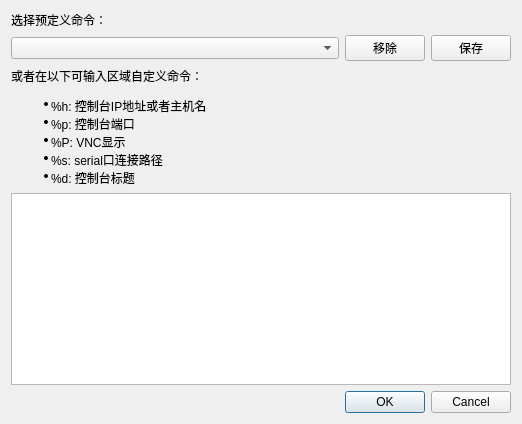
<?xml version="1.0" encoding="UTF-8"?>
<ui version="4.0">
 <class>uiConsoleCommandDialog</class>
 <widget class="QDialog" name="uiConsoleCommandDialog">
  <property name="geometry">
   <rect>
    <x>0</x>
    <y>0</y>
    <width>524</width>
    <height>350</height>
   </rect>
  </property>
  <property name="sizePolicy">
   <sizepolicy hsizetype="Preferred" vsizetype="Preferred">
    <horstretch>0</horstretch>
    <verstretch>0</verstretch>
   </sizepolicy>
  </property>
  <property name="minimumSize">
   <size>
    <width>0</width>
    <height>0</height>
   </size>
  </property>
  <property name="windowTitle">
   <string>命令</string>
  </property>
  <property name="modal">
   <bool>true</bool>
  </property>
  <layout class="QVBoxLayout" name="verticalLayout">
   <property name="sizeConstraint">
    <enum>QLayout::SetFixedSize</enum>
   </property>
   <item>
    <widget class="QLabel" name="label_2">
     <property name="text">
      <string>选择预定义命令：</string>
     </property>
    </widget>
   </item>
   <item>
    <layout class="QHBoxLayout" name="horizontalLayout">
     <item>
      <widget class="QComboBox" name="uiCommandComboBox">
       <property name="sizePolicy">
        <sizepolicy hsizetype="Expanding" vsizetype="Fixed">
         <horstretch>0</horstretch>
         <verstretch>0</verstretch>
        </sizepolicy>
       </property>
      </widget>
     </item>
     <item>
      <widget class="QPushButton" name="uiRemovePushButton">
       <property name="text">
        <string>移除</string>
       </property>
      </widget>
     </item>
     <item>
      <widget class="QPushButton" name="uiSavePushButton">
       <property name="text">
        <string>保存</string>
       </property>
      </widget>
     </item>
    </layout>
   </item>
   <item>
    <widget class="QLabel" name="label">
     <property name="text">
      <string>&lt;html&gt;&lt;head/&gt;&lt;body&gt;&lt;p&gt;或者在以下可输入区域自定义命令：&lt;/p&gt;&lt;ul style=&quot;margin-top: 0px; margin-bottom: 0px; margin-left: 0px; margin-right: 0px; -qt-list-indent: 1;&quot;&gt;&lt;li style=&quot; margin-top:12px; margin-bottom:0px; margin-left:0px; margin-right:0px; -qt-block-indent:0; text-indent:0px;&quot;&gt;%h: 控制台IP地址或者主机名&lt;/li&gt;&lt;li style=&quot; margin-top:0px; margin-bottom:0px; margin-left:0px; margin-right:0px; -qt-block-indent:0; text-indent:0px;&quot;&gt;%p: 控制台端口&lt;/li&gt;&lt;li style=&quot; margin-top:0px; margin-bottom:0px; margin-left:0px; margin-right:0px; -qt-block-indent:0; text-indent:0px;&quot;&gt;%P: VNC显示&lt;/li&gt;&lt;li style=&quot; margin-top:0px; margin-bottom:0px; margin-left:0px; margin-right:0px; -qt-block-indent:0; text-indent:0px;&quot;&gt;%s: serial口连接路径&lt;/li&gt;&lt;li style=&quot; margin-top:0px; margin-bottom:12px; margin-left:0px; margin-right:0px; -qt-block-indent:0; text-indent:0px;&quot;&gt;%d: 控制台标题&lt;/li&gt;&lt;/ul&gt;&lt;/body&gt;&lt;/html&gt;</string>
     </property>
     <property name="textFormat">
      <enum>Qt::RichText</enum>
     </property>
    </widget>
   </item>
   <item>
    <widget class="QPlainTextEdit" name="uiCommandPlainTextEdit">
     <property name="minimumSize">
      <size>
       <width>500</width>
       <height>0</height>
      </size>
     </property>
    </widget>
   </item>
   <item>
    <widget class="QDialogButtonBox" name="uiButtonBox">
     <property name="orientation">
      <enum>Qt::Horizontal</enum>
     </property>
     <property name="standardButtons">
      <set>QDialogButtonBox::Cancel|QDialogButtonBox::Ok</set>
     </property>
    </widget>
   </item>
  </layout>
 </widget>
 <resources/>
 <connections>
  <connection>
   <sender>uiButtonBox</sender>
   <signal>accepted()</signal>
   <receiver>uiConsoleCommandDialog</receiver>
   <slot>accept()</slot>
   <hints>
    <hint type="sourcelabel">
     <x>248</x>
     <y>254</y>
    </hint>
    <hint type="destinationlabel">
     <x>157</x>
     <y>274</y>
    </hint>
   </hints>
  </connection>
  <connection>
   <sender>uiButtonBox</sender>
   <signal>rejected()</signal>
   <receiver>uiConsoleCommandDialog</receiver>
   <slot>reject()</slot>
   <hints>
    <hint type="sourcelabel">
     <x>316</x>
     <y>260</y>
    </hint>
    <hint type="destinationlabel">
     <x>286</x>
     <y>274</y>
    </hint>
   </hints>
  </connection>
 </connections>
</ui>
